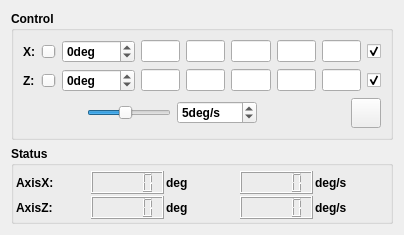
<?xml version="1.0" encoding="UTF-8"?>
<ui version="4.0">
 <class>p2pWidget</class>
 <widget class="QWidget" name="p2pWidget">
  <property name="geometry">
   <rect>
    <x>0</x>
    <y>0</y>
    <width>404</width>
    <height>233</height>
   </rect>
  </property>
  <property name="font">
   <font>
    <weight>75</weight>
    <bold>true</bold>
   </font>
  </property>
  <property name="windowTitle">
   <string>P2PWidget</string>
  </property>
  <layout class="QVBoxLayout" name="verticalLayout_2">
   <item>
    <widget class="QGroupBox" name="controllBox">
     <property name="title">
      <string>Control</string>
     </property>
     <layout class="QGridLayout" name="gridLayout">
      <item row="1" column="3">
       <widget class="QLineEdit" name="z_3lineEdit"/>
      </item>
      <item row="1" column="2">
       <widget class="QLineEdit" name="z_2lineEdit"/>
      </item>
      <item row="1" column="4">
       <widget class="QLineEdit" name="z_4lineEdit"/>
      </item>
      <item row="1" column="6">
       <widget class="QCheckBox" name="axisZCheckBox">
        <property name="text">
         <string/>
        </property>
        <property name="checked">
         <bool>true</bool>
        </property>
       </widget>
      </item>
      <item row="2" column="0" colspan="7">
       <layout class="QHBoxLayout" name="horizontalLayout_3">
        <item>
         <spacer name="horizontalSpacer">
          <property name="orientation">
           <enum>Qt::Horizontal</enum>
          </property>
          <property name="sizeHint" stdset="0">
           <size>
            <width>40</width>
            <height>20</height>
           </size>
          </property>
         </spacer>
        </item>
        <item>
         <widget class="QSlider" name="refVelSlider">
          <property name="enabled">
           <bool>true</bool>
          </property>
          <property name="minimum">
           <number>1</number>
          </property>
          <property name="maximum">
           <number>10</number>
          </property>
          <property name="pageStep">
           <number>1</number>
          </property>
          <property name="value">
           <number>5</number>
          </property>
          <property name="sliderPosition">
           <number>5</number>
          </property>
          <property name="orientation">
           <enum>Qt::Horizontal</enum>
          </property>
          <property name="invertedAppearance">
           <bool>false</bool>
          </property>
          <property name="invertedControls">
           <bool>false</bool>
          </property>
          <property name="tickPosition">
           <enum>QSlider::NoTicks</enum>
          </property>
          <property name="tickInterval">
           <number>10</number>
          </property>
         </widget>
        </item>
        <item>
         <widget class="QSpinBox" name="refVelSpinBox">
          <property name="minimumSize">
           <size>
            <width>80</width>
            <height>0</height>
           </size>
          </property>
          <property name="maximumSize">
           <size>
            <width>80</width>
            <height>16777215</height>
           </size>
          </property>
          <property name="suffix">
           <string>deg/s</string>
          </property>
          <property name="minimum">
           <number>1</number>
          </property>
          <property name="maximum">
           <number>10</number>
          </property>
          <property name="singleStep">
           <number>1</number>
          </property>
          <property name="value">
           <number>5</number>
          </property>
          <property name="displayIntegerBase">
           <number>10</number>
          </property>
         </widget>
        </item>
        <item>
         <spacer name="horizontalSpacer_2">
          <property name="orientation">
           <enum>Qt::Horizontal</enum>
          </property>
          <property name="sizeHint" stdset="0">
           <size>
            <width>88</width>
            <height>20</height>
           </size>
          </property>
         </spacer>
        </item>
        <item>
         <widget class="QPushButton" name="startBtn">
          <property name="minimumSize">
           <size>
            <width>30</width>
            <height>30</height>
           </size>
          </property>
          <property name="maximumSize">
           <size>
            <width>30</width>
            <height>30</height>
           </size>
          </property>
          <property name="text">
           <string/>
          </property>
          <property name="icon">
           <iconset resource="icons.qrc">
            <normaloff>:/icons/big_starticon.png</normaloff>
            <normalon>:/icons/big_stopicon.png</normalon>:/icons/big_starticon.png</iconset>
          </property>
          <property name="checkable">
           <bool>true</bool>
          </property>
         </widget>
        </item>
       </layout>
      </item>
      <item row="1" column="5">
       <widget class="QLineEdit" name="z_5lineEdit"/>
      </item>
      <item row="0" column="2">
       <widget class="QLineEdit" name="x_2lineEdit"/>
      </item>
      <item row="0" column="4">
       <widget class="QLineEdit" name="x_4lineEdit"/>
      </item>
      <item row="1" column="1">
       <widget class="QLineEdit" name="z_1lineEdit"/>
      </item>
      <item row="0" column="5">
       <widget class="QLineEdit" name="x_5lineEdit"/>
      </item>
      <item row="1" column="0">
       <layout class="QHBoxLayout" name="horizontalLayout_2">
        <item>
         <widget class="QLabel" name="axisZLabel">
          <property name="text">
           <string>Z:</string>
          </property>
         </widget>
        </item>
        <item>
         <widget class="QSlider" name="zPosSlider">
          <property name="minimum">
           <number>-180</number>
          </property>
          <property name="maximum">
           <number>180</number>
          </property>
          <property name="orientation">
           <enum>Qt::Horizontal</enum>
          </property>
         </widget>
        </item>
        <item>
         <widget class="QSpinBox" name="zPosSpinBox">
          <property name="suffix">
           <string>deg</string>
          </property>
          <property name="minimum">
           <number>-180</number>
          </property>
          <property name="maximum">
           <number>180</number>
          </property>
         </widget>
        </item>
       </layout>
      </item>
      <item row="0" column="6">
       <widget class="QCheckBox" name="axisXCheckBox">
        <property name="text">
         <string/>
        </property>
        <property name="checked">
         <bool>true</bool>
        </property>
       </widget>
      </item>
      <item row="0" column="0">
       <layout class="QHBoxLayout" name="horizontalLayout">
        <item>
         <widget class="QLabel" name="axisXLabel">
          <property name="text">
           <string>X:</string>
          </property>
         </widget>
        </item>
        <item>
         <widget class="QSlider" name="xPosSlider">
          <property name="minimum">
           <number>-180</number>
          </property>
          <property name="maximum">
           <number>180</number>
          </property>
          <property name="singleStep">
           <number>1</number>
          </property>
          <property name="orientation">
           <enum>Qt::Horizontal</enum>
          </property>
         </widget>
        </item>
        <item>
         <widget class="QSpinBox" name="xPosSpinBox">
          <property name="suffix">
           <string>deg</string>
          </property>
          <property name="minimum">
           <number>-180</number>
          </property>
          <property name="maximum">
           <number>180</number>
          </property>
         </widget>
        </item>
       </layout>
      </item>
      <item row="0" column="1">
       <widget class="QLineEdit" name="x_1lineEdit"/>
      </item>
      <item row="0" column="3">
       <widget class="QLineEdit" name="x_3lineEdit"/>
      </item>
     </layout>
    </widget>
   </item>
   <item>
    <widget class="QGroupBox" name="statusBox">
     <property name="title">
      <string>Status</string>
     </property>
     <layout class="QVBoxLayout" name="verticalLayout_3">
      <property name="spacing">
       <number>2</number>
      </property>
      <property name="leftMargin">
       <number>2</number>
      </property>
      <property name="topMargin">
       <number>5</number>
      </property>
      <property name="rightMargin">
       <number>2</number>
      </property>
      <property name="bottomMargin">
       <number>2</number>
      </property>
      <item>
       <layout class="QHBoxLayout" name="horizontalLayout_4">
        <item>
         <widget class="QLabel" name="axisXLabel_2">
          <property name="text">
           <string>AxisX:</string>
          </property>
         </widget>
        </item>
        <item>
         <widget class="QLCDNumber" name="xPosLcdNum"/>
        </item>
        <item>
         <widget class="QLabel" name="posUnit">
          <property name="text">
           <string>deg</string>
          </property>
         </widget>
        </item>
        <item>
         <widget class="QLCDNumber" name="xVelLcdNum"/>
        </item>
        <item>
         <widget class="QLabel" name="velUnit">
          <property name="text">
           <string>deg/s</string>
          </property>
         </widget>
        </item>
       </layout>
      </item>
      <item>
       <layout class="QHBoxLayout" name="horizontalLayout_5">
        <item>
         <widget class="QLabel" name="axisZLabel_2">
          <property name="text">
           <string>AxisZ:</string>
          </property>
         </widget>
        </item>
        <item>
         <widget class="QLCDNumber" name="zPosLcdNum"/>
        </item>
        <item>
         <widget class="QLabel" name="posUnit_2">
          <property name="text">
           <string>deg</string>
          </property>
         </widget>
        </item>
        <item>
         <widget class="QLCDNumber" name="zVelLcdNum"/>
        </item>
        <item>
         <widget class="QLabel" name="velUnit_2">
          <property name="text">
           <string>deg/s</string>
          </property>
         </widget>
        </item>
       </layout>
      </item>
     </layout>
    </widget>
   </item>
   <item>
    <spacer name="verticalSpacer">
     <property name="orientation">
      <enum>Qt::Vertical</enum>
     </property>
     <property name="sizeType">
      <enum>QSizePolicy::Fixed</enum>
     </property>
     <property name="sizeHint" stdset="0">
      <size>
       <width>20</width>
       <height>0</height>
      </size>
     </property>
    </spacer>
   </item>
  </layout>
 </widget>
 <resources>
  <include location="icons.qrc"/>
 </resources>
 <connections>
  <connection>
   <sender>xPosSlider</sender>
   <signal>valueChanged(int)</signal>
   <receiver>xPosSpinBox</receiver>
   <slot>setValue(int)</slot>
   <hints>
    <hint type="sourcelabel">
     <x>250</x>
     <y>44</y>
    </hint>
    <hint type="destinationlabel">
     <x>351</x>
     <y>59</y>
    </hint>
   </hints>
  </connection>
  <connection>
   <sender>xPosSpinBox</sender>
   <signal>valueChanged(int)</signal>
   <receiver>xPosSlider</receiver>
   <slot>setValue(int)</slot>
   <hints>
    <hint type="sourcelabel">
     <x>346</x>
     <y>48</y>
    </hint>
    <hint type="destinationlabel">
     <x>255</x>
     <y>58</y>
    </hint>
   </hints>
  </connection>
  <connection>
   <sender>zPosSlider</sender>
   <signal>valueChanged(int)</signal>
   <receiver>zPosSpinBox</receiver>
   <slot>setValue(int)</slot>
   <hints>
    <hint type="sourcelabel">
     <x>247</x>
     <y>82</y>
    </hint>
    <hint type="destinationlabel">
     <x>316</x>
     <y>81</y>
    </hint>
   </hints>
  </connection>
  <connection>
   <sender>zPosSpinBox</sender>
   <signal>valueChanged(int)</signal>
   <receiver>zPosSlider</receiver>
   <slot>setValue(int)</slot>
   <hints>
    <hint type="sourcelabel">
     <x>344</x>
     <y>81</y>
    </hint>
    <hint type="destinationlabel">
     <x>255</x>
     <y>83</y>
    </hint>
   </hints>
  </connection>
  <connection>
   <sender>refVelSlider</sender>
   <signal>valueChanged(int)</signal>
   <receiver>refVelSpinBox</receiver>
   <slot>setValue(int)</slot>
   <hints>
    <hint type="sourcelabel">
     <x>166</x>
     <y>112</y>
    </hint>
    <hint type="destinationlabel">
     <x>337</x>
     <y>113</y>
    </hint>
   </hints>
  </connection>
  <connection>
   <sender>refVelSpinBox</sender>
   <signal>valueChanged(int)</signal>
   <receiver>refVelSlider</receiver>
   <slot>setValue(int)</slot>
   <hints>
    <hint type="sourcelabel">
     <x>337</x>
     <y>113</y>
    </hint>
    <hint type="destinationlabel">
     <x>255</x>
     <y>112</y>
    </hint>
   </hints>
  </connection>
 </connections>
</ui>
